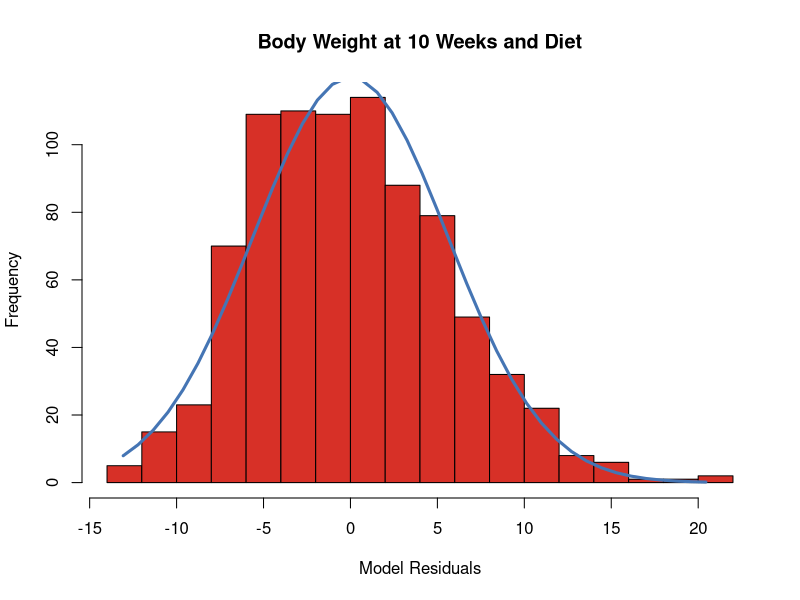

Source code (R):
# Create histogram and overlay normal curve.
# From Quick-R (https://www.statmethods.net) and Peter Dalgaard 

# Define color-blind friendly palette.
cbPalette <- c('#d73027','#fc8d59','#fee090',
               '#e0f3f8','#91bfdb','#4575b4')
pheno <- read.csv(file = "../data/bodyWeights.csv", 
                  stringsAsFactors = FALSE)
model <- lm(BW.10 ~ Diet, data = pheno)
resid <- model$residuals
png(filename = "residual-histogram.png", 
    width = 610, height = 600)
h <- hist(resid, breaks=20, col=cbPalette[1], 
     xlab="Model Residuals",
     main="Body Weight at 10 Weeks and Diet")
xfit<-seq(min(resid), max(resid), length=40) 
yfit<-dnorm(xfit, mean=mean(resid), sd=sd(resid)) 
yfit <- yfit * diff(h$mids[1:2]) * length(resid) 
h
lines(xfit, yfit, col=cbPalette[6], lwd=3)
dev.off()
